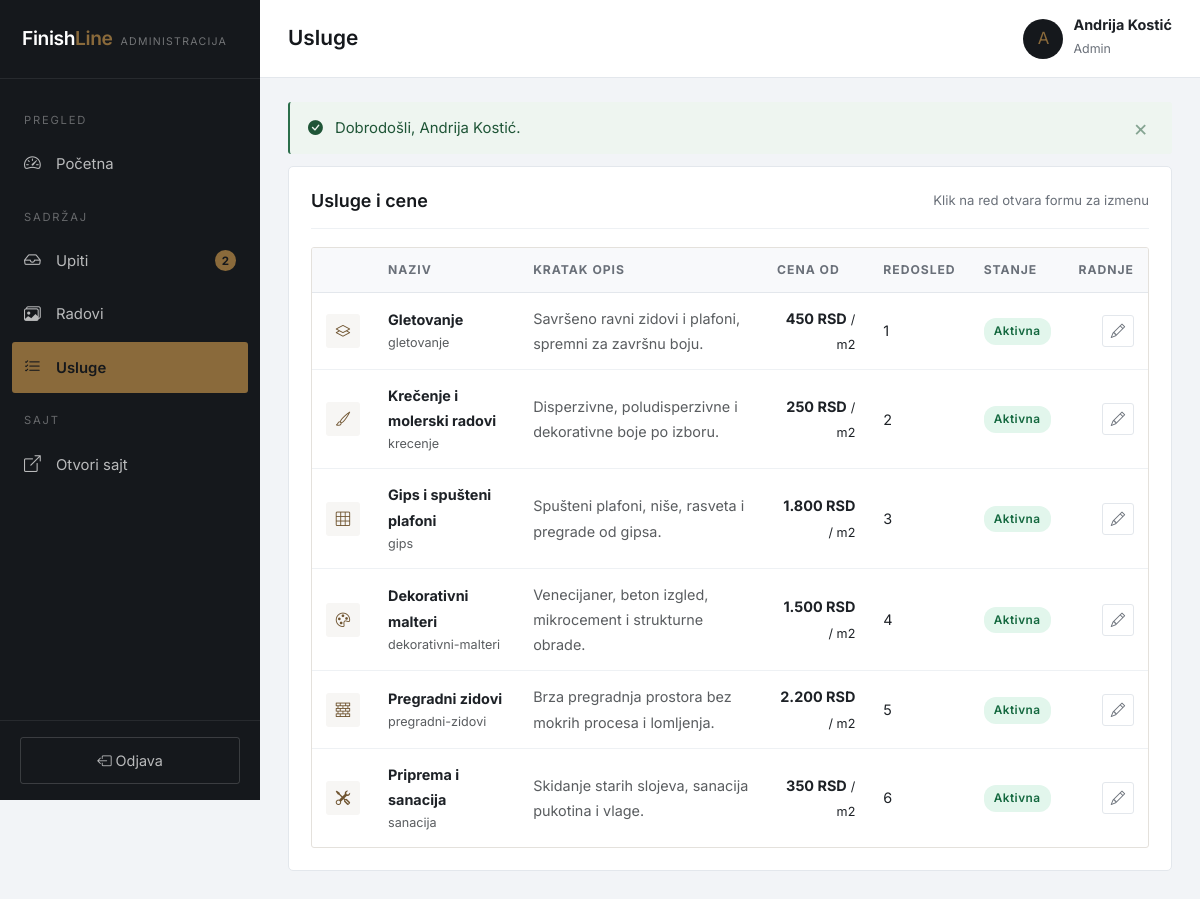
Page /admin/usluge (signed in) on the committed database.
### tables this page shows
CREATE TABLE `usluge` (
    `id`          INT UNSIGNED NOT NULL AUTO_INCREMENT,
    `naziv`       VARCHAR(120) NOT NULL,
    `slug`        VARCHAR(140) NOT NULL,
    `ikona`       VARCHAR(60)  NOT NULL DEFAULT 'bi-tools',
    `kratak_opis` VARCHAR(255) NOT NULL DEFAULT '',
    `opis`        TEXT,
    `cena_od`     DECIMAL(10,2) NOT NULL DEFAULT 0.00,
    `jedinica`    VARCHAR(20)  NOT NULL DEFAULT 'm2',
    `slika`       VARCHAR(255) DEFAULT NULL,
    `redosled`    INT NOT NULL DEFAULT 0,
    `aktivna`     TINYINT(1) NOT NULL DEFAULT 1,
    PRIMARY KEY (`id`),
    UNIQUE KEY `uq_usluge_slug` (`slug`)
);

### app/core/Controller.php (called while the page is built, shortened)
<?php
abstract class Controller
{
    protected function prikaz(string $prikaz, array $podaci = [], string $layout = 'main'): void
    {
        $fajl = APP_ROOT . '/app/views/' . $prikaz . '.php';
        extract($podaci, EXTR_SKIP);
        require $fajl;
    }
}

### app/controllers/AdminController.php (called while the page is built, shortened)
<?php
final class AdminController extends Controller
{
    public function usluge(): void
    {
        $this->prikaz('admin/usluge', [
            'naslovStrane' => 'Usluge - administracija',
            'usluge'       => $this->model('Usluga')->sve(),
        ], 'admin');
    }
}

### app/core/Aplikacija.php (called while the page is built, shortened)
<?php
final class Aplikacija
{
    private Router $ruter;
    public function __construct()
    {
        $this->ruter = new Router();
    }
    private function ucitajKlase(): void
    {
        spl_autoload_register(static function (string $klasa): void {
            $folderi = ['core', 'models', 'controllers'];
            foreach ($folderi as $folder) {
                $fajl = APP_ROOT . '/app/' . $folder . '/' . $klasa . '.php';
                if (is_file($fajl)) {
                    return;
                }
            }
        });
        require_once APP_ROOT . '/app/core/pomocne.php';
    }
    public function pokreni(): void
    {
        $url = $this->trenutnaAdresa();
        $ruta = $this->ruter->pronadji($url);
        $metoda = $ruta['metoda'];
        try {
            $kontroler = new $klasa();
            $kontroler->$metoda(...$ruta['parametri']);
        } catch (Throwable $e) {
            $this->obradiIzuzetak($e);
        }
    }
    private function trenutnaAdresa(): string
    {
        if (isset($_GET['url'])) {
            return trim((string) $_GET['url'], '/');
        }
        $putanja = parse_url($_SERVER['REQUEST_URI'] ?? '/', PHP_URL_PATH) ?? '/';
        return trim(rawurldecode($putanja), '/');
    }
}

### index.php (called while the page is built, shortened)
<?php
require_once __DIR__ . '/app/core/Aplikacija.php';
$aplikacija = new Aplikacija();
$aplikacija->pokreni();

### app/core/Model.php (called while the page is built, shortened)
<?php
abstract class Model
{
    protected PDO $db;
    public function __construct()
    {
        $this->db = Database::veza();
    }
    protected function upit(string $sql, array $parametri = []): PDOStatement
    {
        $st = $this->db->prepare($sql);
        $st->execute($parametri);
        return $st;
    }
    protected function sviRedovi(string $sql, array $parametri = []): array
    {
        return $this->upit($sql, $parametri)->fetchAll();
    }
}

### app/core/Database.php (called while the page is built, shortened)
<?php
final class Database
{
    private static ?PDO $veza = null;
    public static function veza(): PDO
    {
        if (self::$veza !== null) {
            return self::$veza;
        }
        $dsn = sprintf('mysql:host=%s;dbname=%s;charset=%s', DB_HOST, DB_NAME, DB_CHARSET);
        try {
            self::$veza = new PDO($dsn, DB_USER, DB_PASS, [
                PDO::ATTR_ERRMODE            => PDO::ERRMODE_EXCEPTION,
                PDO::ATTR_DEFAULT_FETCH_MODE => PDO::FETCH_ASSOC,
                PDO::ATTR_EMULATE_PREPARES   => false,
                PDO::ATTR_STRINGIFY_FETCHES  => false,
            ]);
        } catch (PDOException $e) {
            if (DEBUG) {
                die('<h1>Greska pri povezivanju sa bazom</h1><p>' . htmlspecialchars($e->getMessage()) . '</p>'
                  . '<p>Proverite da li je MySQL pokrenut i da li je baza <b>' . DB_NAME . '</b> uvezena.</p>');
            }
            http_response_code(500);
            die('Trenutno nije moguce pristupiti bazi podataka.');
        }
        return self::$veza;
    }
}

### app/models/Usluga.php (called while the page is built, shortened)
<?php
final class Usluga extends Model
{
    public function sve(): array
    {
        return $this->sviRedovi('SELECT * FROM usluge ORDER BY redosled, naziv');
    }
}

### app/core/pomocne.php (called while the page is built, shortened)
<?php
function e($tekst): string
{
    return htmlspecialchars((string) $tekst, ENT_QUOTES | ENT_SUBSTITUTE, 'UTF-8');
}
function skrati(string $tekst, int $duzina = 120): string
{
    $tekst = trim(strip_tags($tekst));
    if (mb_strlen($tekst, 'UTF-8') <= $duzina) {
        return $tekst;
    }
    $skraceno = mb_substr($tekst, 0, $duzina, 'UTF-8');
    return $skraceno . '...';
}
function cena($iznos, string $valuta = 'RSD'): string
{
    return number_format((float) $iznos, 0, ',', '.') . ' ' . $valuta;
}

### app/views/admin/usluge.php (the view, shortened to what this page needs)
<div class="admin-panel">
    <div class="admin-panel-vrh">
        <h2>Usluge i cene</h2>
        <span class="admin-napomena">Klik na red otvara formu za izmenu</span>
    </div>
    <div class="tabela-okvir">
        <table class="admin-tabela">
            <thead>
                <tr>
                    <th style="width:52px"></th>
                    <th>Naziv</th>
                    <th>Kratak opis</th>
                    <th class="desno">Cena od</th>
                    <th>Redosled</th>
                    <th>Stanje</th>
                    <th class="desno">Radnje</th>
                </tr>
            </thead>
            <tbody>
                <?php foreach ($usluge as $u): ?>
                    <tr>
                        <td><span class="admin-ikonica"><i class="bi <?= e($u['ikona']) ?>"></i></span></td>
                        <td>
                            <strong><?= e($u['naziv']) ?></strong>
                            <small class="d-block text-muted"><?= e($u['slug']) ?></small>
                        </td>
                        <td class="text-muted"><?= e(skrati($u['kratak_opis'], 60)) ?></td>
                        <td class="desno"><strong><?= e(cena($u['cena_od'])) ?></strong> <small>/ <?= e($u['jedinica']) ?></small></td>
                        <td><?= (int) $u['redosled'] ?></td>
                        <td>
                            <span class="stanje <?= (int) $u['aktivna'] === 1 ? 'stanje-zavrsen' : 'stanje-odbijen' ?>">
                                <?= (int) $u['aktivna'] === 1 ? 'aktivna' : 'skrivena' ?>
                            </span>
                        </td>
                        <td class="desno">
                            <button type="button" class="ikona-dugme" title="Izmeni"
                                    data-uredi-uslugu='<?= e(json_encode([
                                        'id'          => (int) $u['id'],
                                        'naziv'       => $u['naziv'],
                                        'ikona'       => $u['ikona'],
                                        'kratak_opis' => $u['kratak_opis'],
                                        'opis'        => $u['opis'],
                                        'cena_od'     => (float) $u['cena_od'],
                                        'jedinica'    => $u['jedinica'],
                                        'redosled'    => (int) $u['redosled'],
                                        'aktivna'     => (int) $u['aktivna'],
                                    ], JSON_UNESCAPED_UNICODE)) ?>'>
                                <i class="bi bi-pencil"></i>
                            </button>
                        </td>
                    </tr>
                <?php endforeach; ?>
            </tbody>
        </table>
    </div>
</div>

### assets/css/style.css (style rules this page uses)
:root { --mastilo: #15181c; --mastilo-2: #22262b; --akcenat: #8a6a3b; --akcenat-tamni:#6f5430; --papir: #ffffff; --pesak: #f7f6f4; --tekst: #1d2126; --tekst-blagi: #6a7079; --linija: #e4e1dc; --linija-jaka: #cfcbc4; --uspeh: #2c6e4b; --greska: #a8392c; --radijus: 3px; --radijus-l: 5px; --prelaz: .2s ease; --sirina: 1160px; --senka-m: 0 4px 16px rgba(21, 24, 28, .07); --senka-l: 0 12px 34px rgba(21, 24, 28, .12); }
* { box-sizing: border-box; }
html { scroll-behavior: smooth; }
body { font-family: 'Inter', system-ui, -apple-system, 'Segoe UI', sans-serif; color: var(--tekst); background: var(--papir); font-size: 16px; line-height: 1.75; -webkit-font-smoothing: antialiased; overflow-x: clip; }
h1, h2, h3, h4 { font-weight: 600; line-height: 1.2; letter-spacing: -.02em; color: var(--mastilo); margin: 0 0 .55em; }
h2 { font-size: clamp(1.6rem, 2.9vw, 2.2rem); }
.tabela-okvir { overflow-x: auto; border: 1px solid var(--linija); border-radius: var(--radijus); background: #fff; }
.desno { text-align: right; }

### assets/css/admin.css (style rules this page uses)
.telo-admina { background: #f2f4f7; }
.admin-panel { background: #fff; border: 1px solid #e3e7ec; border-radius: var(--radijus-l); padding: 22px; }
.admin-panel-vrh { display: flex; justify-content: space-between; align-items: center; gap: 16px; flex-wrap: wrap; padding-bottom: 16px; margin-bottom: 18px; border-bottom: 1px solid #eef1f4; }
.admin-panel-vrh h2 { font-size: 1.12rem; margin: 0; text-transform: none; letter-spacing: 0; }
.admin-napomena { font-size: .82rem; color: var(--tekst-blagi); }
.admin-tabela { width: 100%; border-collapse: collapse; min-width: 700px; }
.admin-tabela th { text-align: left; padding: 11px 14px; font-size: .76rem; letter-spacing: .08em; text-transform: uppercase; color: var(--tekst-blagi); background: #f8f9fb; border-bottom: 1px solid #e3e7ec; white-space: nowrap; }
.admin-tabela td { padding: 13px 14px; border-bottom: 1px solid #eef1f4; font-size: .9rem; vertical-align: middle; }
.admin-tabela tr:last-child td { border-bottom: none; }
.ikona-dugme { display: inline-grid; place-items: center; width: 32px; height: 32px; border: 1px solid #e3e7ec; background: #fff; border-radius: var(--radijus); color: var(--tekst-blagi); cursor: pointer; transition: all var(--prelaz); margin-left: 4px; }
.admin-ikonica { width: 34px; height: 34px; display: grid; place-items: center; background: var(--pesak); color: var(--akcenat-tamni); border-radius: var(--radijus); }
.stanje { display: inline-block; padding: 3px 10px; border-radius: 12px; font-size: .74rem; font-weight: 600; letter-spacing: .04em; text-transform: capitalize; white-space: nowrap; }
.stanje-zavrsen { background: #e2f6ec; color: #14683f; }

### rows in the picture
usluge: naziv "Gletovanje", slug "gletovanje", kratak_opis "Savršeno ravni zidovi i plafoni, spremni za završnu boju.", cena_od "450 RSD", jedinica "m2", redosled "1", aktivna "Aktivna"
usluge: naziv "Krečenje i molerski radovi", slug "krecenje", kratak_opis "Disperzivne, poludisperzivne i dekorativne boje po izboru.", cena_od "250 RSD", jedinica "m2", redosled "2", aktivna "Aktivna"
usluge: naziv "Gips i spušteni plafoni", slug "gips", kratak_opis "Spušteni plafoni, niše, rasveta i pregrade od gipsa.", cena_od "1.800 RSD", jedinica "m2", redosled "3", aktivna "Aktivna"
usluge: naziv "Dekorativni malteri", slug "dekorativni-malteri", kratak_opis "Venecijaner, beton izgled, mikrocement i strukturne obrade.", cena_od "1.500 RSD", jedinica "m2", redosled "4", aktivna "Aktivna"
usluge: naziv "Pregradni zidovi", slug "pregradni-zidovi", kratak_opis "Brza pregradnja prostora bez mokrih procesa i lomljenja.", cena_od "2.200 RSD", jedinica "m2", redosled "5", aktivna "Aktivna"
usluge: naziv "Priprema i sanacija", slug "sanacija", kratak_opis "Skidanje starih slojeva, sanacija pukotina i vlage.", cena_od "350 RSD", jedinica "m2", redosled "6", aktivna "Aktivna"

### other values in the picture
$novih "2"
mb_substr($k['ime'] ?? 'A', 0, 1, 'UTF-8') "A"
$k['ime'] "Andrija Kostić"
$k['uloga'] "Admin"
$p['tekst'] "Dobrodošli, Andrija Kostić."
